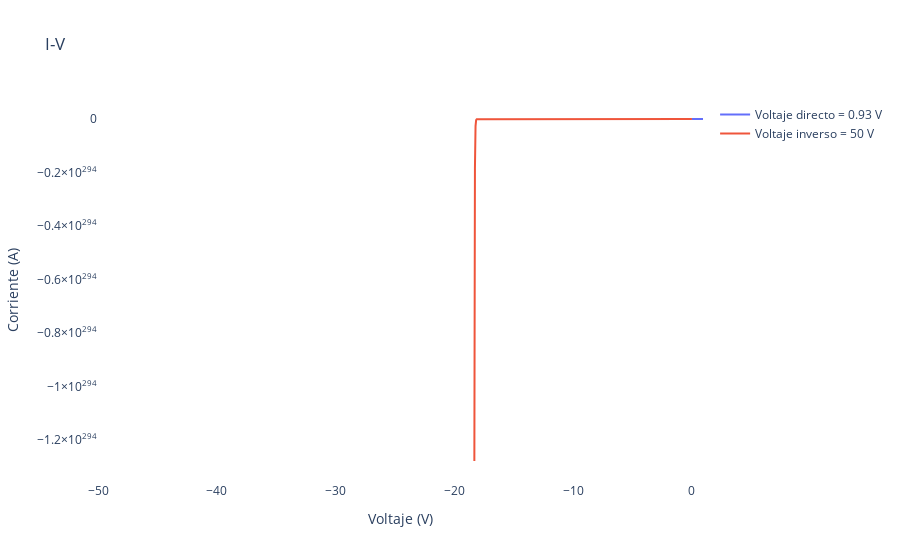

Notebook code for this chart:
### Code cell
import numpy as np
import plotly.graph_objects as go

te = np.linspace(250, 340, 90)
vf_s = np.linspace(0, v_f, 1000)
vr_s = np.linspace(0, v_r, 1000)

i_g1 = i_s * (np.exp((q * vf_s) / (k * t))-1)
i_g2 = i_s * (np.exp((q * (vr_s)) / (k * t))-1)

# Crear la figura
fig = go.Figure()

# Agregar las curvas al gráfico
fig.add_trace(go.Scatter(x=vf_s, y=i_g1, mode='lines', name=f'Voltaje directo = {v_f} V'))
fig.add_trace(go.Scatter(x=-vr_s, y=-i_g2, mode='lines', name=f'Voltaje inverso = {v_r} V'))

# Configurar el diseño del gráfico
fig.update_layout(
    xaxis=dict(title='Voltaje (V)', showline=True),
    yaxis=dict(title='Corriente (A)'),
    title=' I-V ',
    showlegend=True,
    plot_bgcolor="white",
    paper_bgcolor="white"
)
# Configurar las líneas de los ejes x e y



# Mostrar el gráfico
fig.show()

### Figure 1 — Plotly figure (JSON) as saved in the notebook; plotly's stock layout.template omitted (floating-point values rounded to 4 significant figures; data arrays with more than 128 entries replaced by an {"elided": "..."} marker saying what was removed)
{"data": [{"mode": "lines", "name": "Voltaje directo = 0.93 V", "type": "scatter", "x": {"elided": "1000 float values"}, "y": {"elided": "1000 float values"}}, {"mode": "lines", "name": "Voltaje inverso = 50 V", "type": "scatter", "x": {"elided": "1000 float values"}, "y": {"elided": "1000 float values"}}], "layout": {"paper_bgcolor": "white", "plot_bgcolor": "white", "showlegend": true, "title": {"text": " I-V "}, "xaxis": {"showline": true, "title": {"text": "Voltaje (V)"}}, "yaxis": {"title": {"text": "Corriente (A)"}}}}
